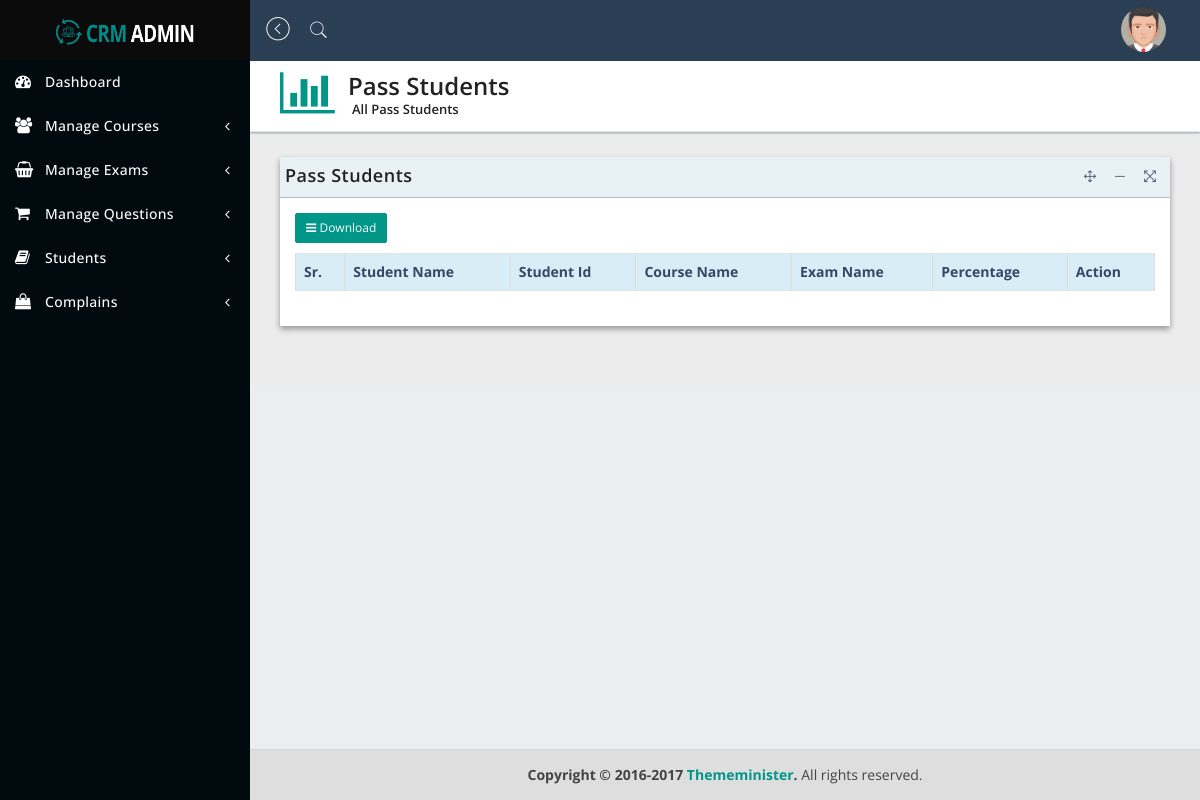
Page /pass_students.php (signed in) on the earlier database version.
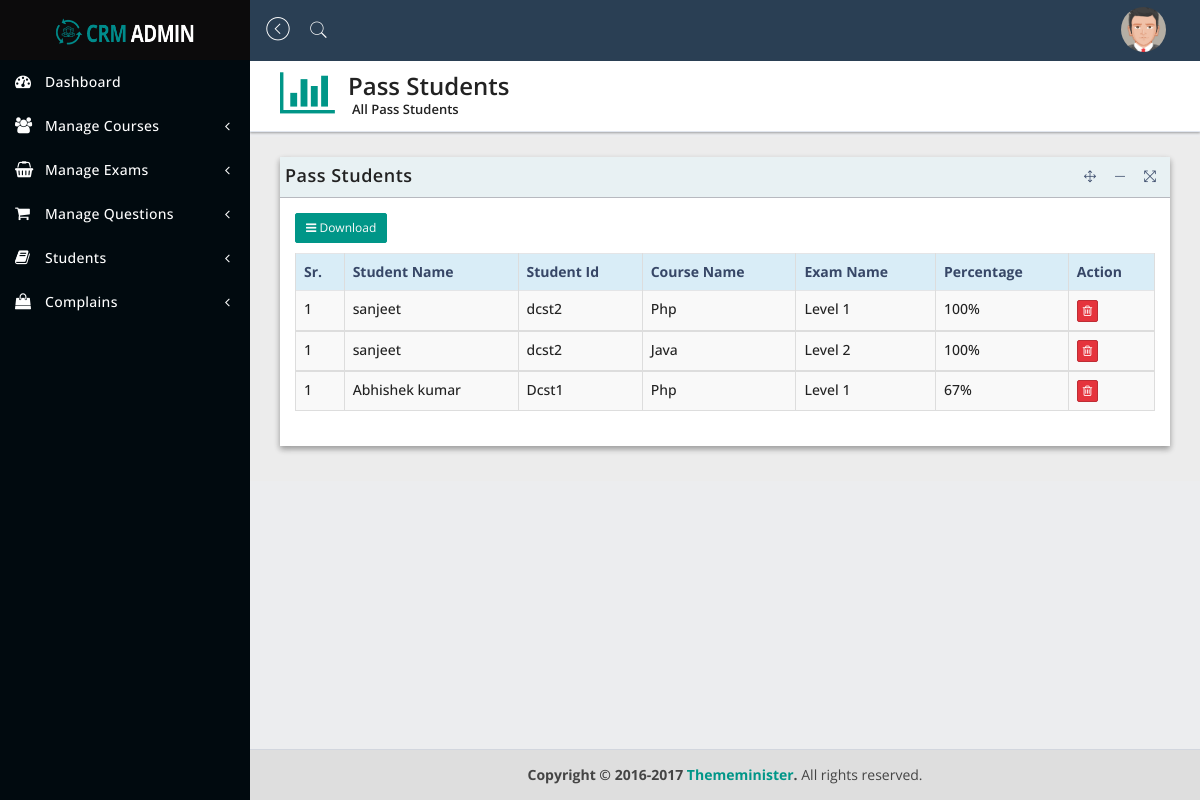
Same page on the later database version.
### tables this page shows
CREATE TABLE `exam_student` (
  `id` int(10) NOT NULL,
  `fullname` varchar(250) NOT NULL,
  `email` varchar(250) NOT NULL,
  `password` varchar(250) NOT NULL,
  `mobile` varchar(250) NOT NULL,
  `user_id` varchar(250) NOT NULL,
  `otp` varchar(250) NOT NULL,
  `role` int(11) NOT NULL DEFAULT 2
);

CREATE TABLE `exam_result` (
  `id` int(5) NOT NULL,
  `user_id` varchar(100) NOT NULL,
  `exam_id` varchar(100) NOT NULL,
  `course_name` varchar(100) NOT NULL,
  `exam_name` varchar(100) NOT NULL,
  `total_question` varchar(100) NOT NULL,
  `correct_answer` varchar(100) NOT NULL,
  `wrong_answer` varchar(100) NOT NULL,
  `exam_time` varchar(100) NOT NULL,
  `marks_percentage` varchar(100) NOT NULL
);

### pass_students.php (the view, shortened to what this page needs)
<?php
include('includes/header.php');
include('includes/sidebar.php');
include('includes/connection.php');
$selPassStudent = mysqli_query($db,"SELECT *FROM exam_result WHERE ROUND(marks_percentage) >= 65");
?>
   <div class="content-wrapper">
      <section class="content-header">
         <div class="header-icon">
            <i class="fa fa-bar-chart-o"></i>
         </div>
         <div class="header-title">
            <h1>Pass Students</h1>
            <small>All Pass Students</small>
         </div>
      </section>
      <section class="content">
         <div class="row">
            <div class="col-sm-12 col-md-12">
               <div class="panel panel-bd lobidisable">
                  <div class="panel-heading">
                     <div class="btn-group" id="buttonexport">
                        <a href="#">
                           <h4>Pass Students</h4>
                        </a>
                     </div>
                  </div>
                  <div class="panel-body">
                     <div class="btn-group">
                        <button class="btn btn-exp btn-sm dropdown-toggle" data-toggle="dropdown"><i class="fa fa-bars"></i> Download</button>
                        <br><br>
                     </div>
                     <div class="table-responsive">
                        <table id="dataTableExample1" class="table table-bordered table-striped table-hover">
                           <thead>
                              <tr class="info">
                                 <th>Sr.</th>
                                 <th>Student Name</th>
                                 <th>Student Id</th>
                                 <th>Course Name</th>
                                 <th>Exam Name</th>
                                 <th>Percentage</th>
                                 <th>Action</th>
                              </tr>
                           </thead>
                           <?php
                           while($result = mysqli_fetch_array($selPassStudent))
                           {
                              $user_id = $result["user_id"];
                              $selStudent = mysqli_query($db,"SELECT *FROM exam_student WHERE user_id = '$user_id'");
                              while($getStudent = mysqli_fetch_array($selStudent,MYSQLI_BOTH))
                              {
                           ?>
                           <tbody>
                              <tr>
                                 <td>1</td>
                                 <td><?php echo $getStudent["fullname"]; ?></td>
                                 <td><?php echo $result["user_id"]; ?></td>
                                 <td><?php echo $result["course_name"]; ?></td>
                                 <td><?php echo $result["exam_name"]; ?></td>
                                 <td><?php echo round($result["marks_percentage"]) ?>%</td>
                                 <td>
                                    <button type="button" class="btn btn-danger btn-xs" data-toggle="modal" data-target="#delt"><i class="fa fa-trash-o"></i> </button>
                                 </td>
                              </tr>
                           </tbody>
                           <?php
                              }
                           }
                        ?>
                        </table>
                     </div>
                  </div>
               </div>
            </div>
         </div>
      </section>
   </div>
 <?php include('includes/footer.php'); ?>

Differences in the rows shown:
added exam_result: user "dcst2", course_name "Php", exam_name "Level 1", marks_percentage "100"
added exam_student: fullname "sanjeet"
added exam_result: user "dcst2", course_name "Java", exam_name "Level 2", marks_percentage "100"
added exam_result: user "Dcst1", course_name "Php", exam_name "Level 1", marks_percentage "67"
added exam_student: fullname "Abhishek kumar"
